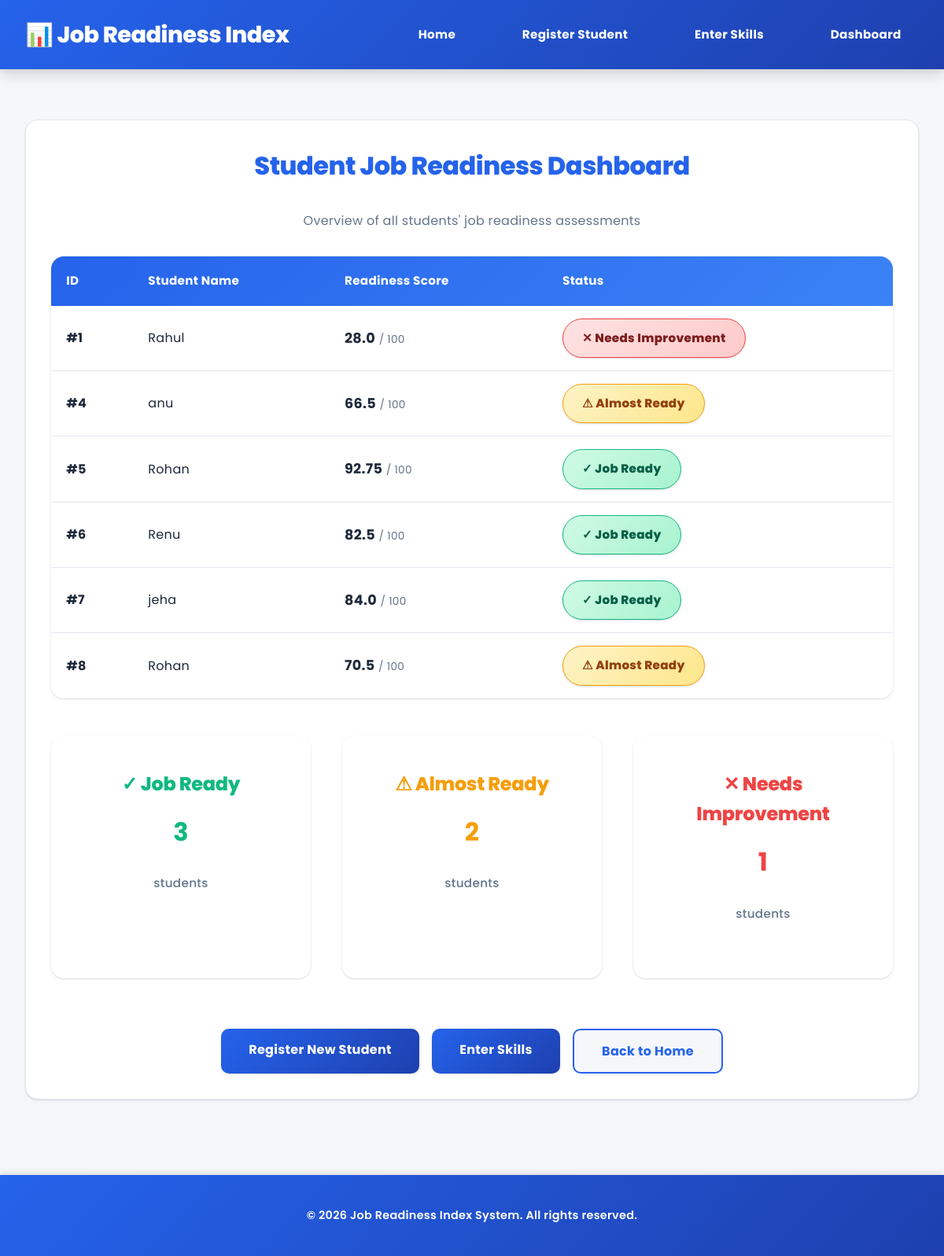
/dashboard, run on the app's committed database.
### tables this page shows
CREATE TABLE students(
        id INTEGER PRIMARY KEY AUTOINCREMENT,
        name TEXT,
        department TEXT,
        cgpa REAL
    );

### app.py (the view)
@app.route("/dashboard")
def dashboard():
    cursor.execute("""
    SELECT students.id, students.name, aptitude, coding, communication, projects
    FROM students
    JOIN skills ON students.id = skills.student_id
    GROUP BY students.id
    """)
    data = cursor.fetchall()
    results = []
    for row in data:
        student_id = row[0]
        name = row[1]
        aptitude = row[2]
        coding = row[3]
        communication = row[4]
        projects = row[5]
        score = (aptitude*0.25) + (coding*0.35) + (communication*0.20) + (projects*0.20)
        if score >= 80:
            status = "Job Ready"
        elif score >= 60:
            status = "Almost Ready"
        else:
            status = "Needs Improvement"
        results.append((student_id, name, round(score,2), status))
    return render_template("dashboard.html", results=results)

### templates/dashboard.html (shortened to what this page needs)
<!DOCTYPE html>
<html lang="en">
<head>
    <link rel="stylesheet" href="https://cdnjs.cloudflare.com/ajax/libs/font-awesome/6.4.0/css/all.min.css">
    <link rel="stylesheet" href="{{ url_for('static', filename='style.css') }}">
</head>
<body>
    <nav class="navbar">
        <div class="nav-container">
            <a href="/" class="nav-brand">📊 Job Readiness Index</a>
            <ul class="nav-links">
                <li><a href="/">Home</a></li>
                <li><a href="/register">Register Student</a></li>
                <li><a href="/skills">Enter Skills</a></li>
                <li><a href="/dashboard">Dashboard</a></li>
            </ul>
        </div>
    </nav>
    <main class="main-content">
        <div class="card">
            <h1 class="section-title text-center">Student Job Readiness Dashboard</h1>
            <p class="text-center" style="color: var(--text-light); margin-bottom: 2rem;">Overview of all students' job readiness assessments</p>
            {% if results %}
                <div class="table-container">
                    <table>
                        <thead>
                            <tr>
                                <th>ID</th>
                                <th>Student Name</th>
                                <th>Readiness Score</th>
                                <th>Status</th>
                            </tr>
                        </thead>
                        <tbody>
                            {% for student in results %}
                            <tr>
                                <td><strong>#{{student[0]}}</strong></td>
                                <td>{{student[1]}}</td>
                                <td>
                                    <strong style="font-size: 1.1rem;">{{student[2]}}</strong>
                                    <span style="color: var(--text-light); font-size: 0.85rem;"> / 100</span>
                                </td>
                                <td>
                                    {% if student[3] == "Job Ready" %}
                                        <span class="badge badge-success">✓ {{student[3]}}</span>
                                    {% elif student[3] == "Almost Ready" %}
                                        <span class="badge badge-warning">⚠ {{student[3]}}</span>
                                    {% else %}
                                        <span class="badge badge-danger">✕ {{student[3]}}</span>
                                    {% endif %}
                                </td>
                            </tr>
                            {% endfor %}
                        </tbody>
                    </table>
                </div>
                <div class="action-grid mt-3">
                    {% set ready_list = [] %}
                    {% set almost_list = [] %}
                    {% set needs_list = [] %}
                    <div class="action-card">
                        <h3 style="color: var(--accent-color);">✓ Job Ready</h3>
                        <p style="font-size: 2rem; font-weight: 700; color: var(--accent-color);">{{ready_list | length}}</p>
                        <p style="color: var(--text-light);">students</p>
                    </div>
                    <div class="action-card">
                        <h3 style="color: var(--warning-color);">⚠ Almost Ready</h3>
                        <p style="font-size: 2rem; font-weight: 700; color: var(--warning-color);">{{almost_list | length}}</p>
                        <p style="color: var(--text-light);">students</p>
                    </div>
                    <div class="action-card">
                        <h3 style="color: var(--danger-color);">✕ Needs Improvement</h3>
                        <p style="font-size: 2rem; font-weight: 700; color: var(--danger-color);">{{needs_list | length}}</p>
                        <p style="color: var(--text-light);">students</p>
                    </div>
                </div>
            {% else %}
                <div style="text-align: center; padding: 3rem 0; color: var(--text-light);">
                    <p style="font-size: 1.1rem; margin-bottom: 1.5rem;">📊 No student data available yet</p>
                    <p>Register students and enter their skills to see the dashboard.</p>
                </div>
            {% endif %}
            <div style="text-align: center; gap: 1rem; display: flex; flex-wrap: wrap; justify-content: center; margin-top: 2rem;">
                <a href="/register" class="btn btn-primary">Register New Student</a>
                <a href="/skills" class="btn btn-primary">Enter Skills</a>
                <a href="/" class="btn btn-secondary">Back to Home</a>
            </div>
        </div>
    </main>
    <footer class="footer">
        <p>&copy; 2026 Job Readiness Index System. All rights reserved.</p>
    </footer>
</body>
</html>

### data on the page
students: id "1", name "Rahul", student "28.0", student "Needs Improvement"
students: id "4", name "anu", student "66.5", student "Almost Ready"
students: id "5", name "Rohan", student "92.75", student "Job Ready"
students: id "6", name "Renu", student "82.5", student "Job Ready"
students: id "7", name "jeha", student "84.0", student "Job Ready"
students: id "8", name "Rohan", student "70.5", student "Almost Ready"

### other printed values
{{ ready_list | length }} "3"
{{ almost_list | length }} "2"
{{ needs_list | length }} "1"
